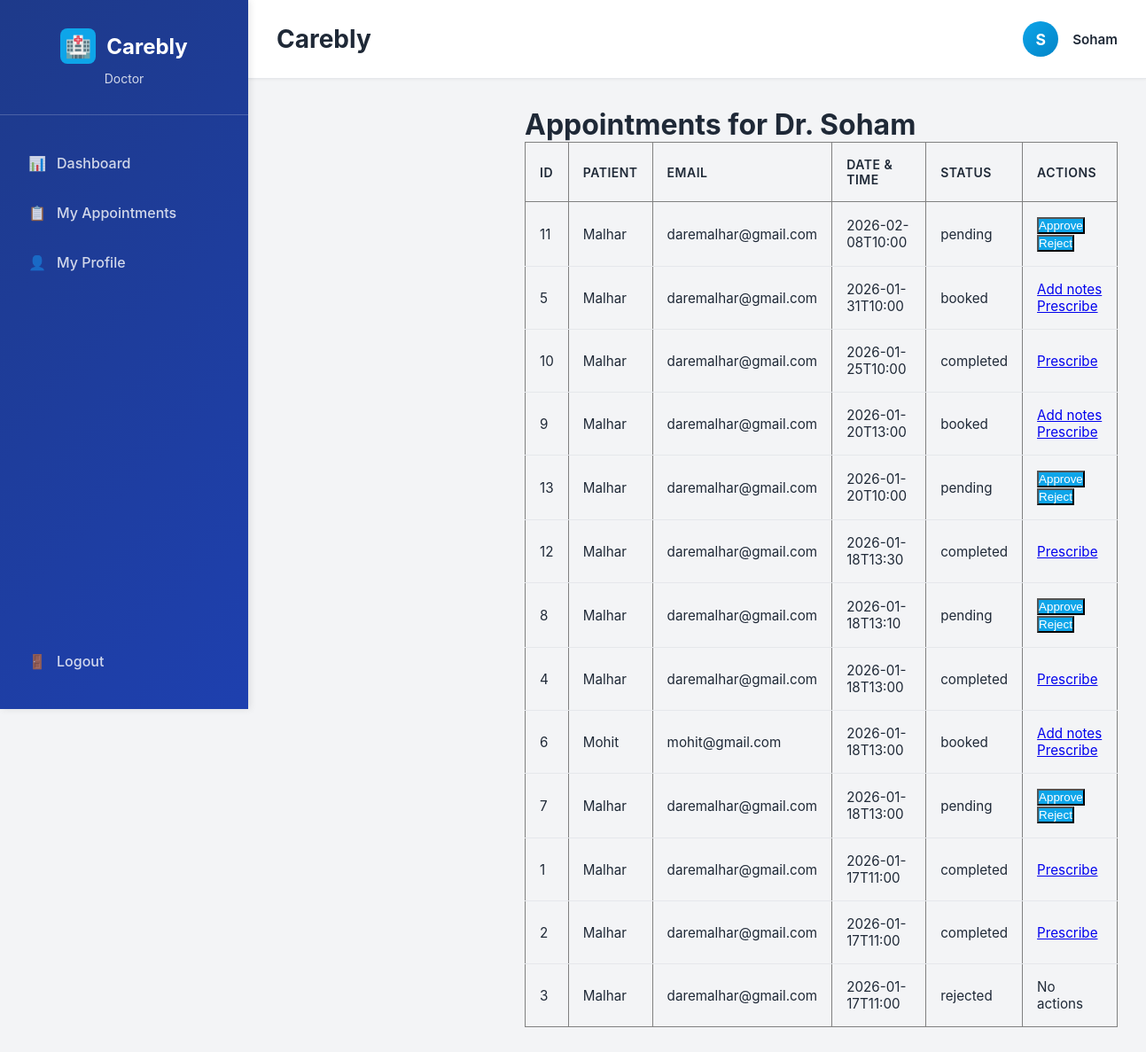
The app's page /appointments/doctor (signed in) with its own data.
### tables this page shows
CREATE TABLE appointments (
    id         INTEGER PRIMARY KEY AUTOINCREMENT,
    doctor_id  INTEGER NOT NULL,
    patient_id INTEGER NOT NULL,
    date_time  TEXT NOT NULL,
    status     TEXT NOT NULL,   -- 'pending','booked','completed','rejected'
    FOREIGN KEY (doctor_id) REFERENCES users(id),
    FOREIGN KEY (patient_id) REFERENCES users(id)
);

CREATE TABLE users (
    id            INTEGER PRIMARY KEY AUTOINCREMENT,
    role          TEXT NOT NULL,              -- 'patient','doctor','admin'
    name          TEXT NOT NULL,
    email         TEXT NOT NULL UNIQUE,
    password      TEXT NOT NULL,
    status        TEXT NOT NULL DEFAULT 'active',
    age           INTEGER,
    gender        TEXT,
    blood_group   TEXT
);

### app.py (the view, shortened to what this page needs)
@app.route("/appointments/doctor", methods=["GET", "POST"])
def doctor_appointments():
    if "user_id" not in session or session["role"] != "doctor":
        return redirect(url_for("login"))
    db = get_db()
    appts = db.execute(
        """
        SELECT a.id, a.date_time, a.status,
               u.name AS patient_name, u.email AS patient_email
        FROM appointments a
        JOIN users u ON a.patient_id = u.id
        WHERE a.doctor_id = ?
        ORDER BY a.date_time DESC
        """,
        (session["user_id"],),
    ).fetchall()
    return render_template("doctor_appointments.html", name=session["name"], appointments=appts)

### app.py (called while the page is built)
def get_db():
    if "db" not in g:
        g.db = sqlite3.connect(DATABASE)
        g.db.row_factory = sqlite3.Row
    return g.db

### templates/doctor_appointments.html (shortened to what this page needs)
{% extends "base.html" %}
{% block content %}
<div class="main-content">
  <h1>Appointments for Dr. {{ name }}</h1>
  {% if appointments %}
    <table border="1" cellpadding="6" cellspacing="0">
      <tr>
        <th>ID</th>
        <th>Patient</th>
        <th>Email</th>
        <th>Date & Time</th>
        <th>Status</th>
        <th>Actions</th>
      </tr>
      {% for a in appointments %}
        <tr>
          <td>{{ a.id }}</td>
          <td>{{ a.patient_name }}</td>
          <td>{{ a.patient_email }}</td>
          <td>{{ a.date_time }}</td>
          <td>{{ a.status }}</td>
          <td>
            {% if a.status == 'pending' %}
              <form method="POST" style="display:inline;">
                <button class="btn-primary" type="submit" name="action" value="approve">Approve</button>
              </form>
              <form method="POST" style="display:inline;">
                <button class="btn-primary" type="submit" name="action" value="reject">Reject</button>
              </form>
            {% elif a.status == 'booked' %}
              <a href="{{ url_for('add_notes', appt_id=a.id) }}">Add notes</a>
              <a href="{{ url_for('prescribe_medicine', appt_id=a.id) }}">Prescribe</a>
            {% elif a.status == 'completed' %}
              <a href="{{ url_for('prescribe_medicine', appt_id=a.id) }}">Prescribe</a>
            {% else %}
              No actions
            {% endif %}
          </td>
        </tr>
      {% endfor %}
    </table>
  {% else %}
    <p>No appointments yet.</p>
  {% endif %}
</div>
{% endblock %}

### templates/base.html (style rules this page uses)
* { margin: 0; padding: 0; box-sizing: border-box; }
:root { --primary-color: #0EA5E9; --primary-dark: #0284C7; --secondary-color: #1E40AF; --success-color: #10B981; --warning-color: #F59E0B; --danger-color: #EF4444; --light-gray: #F3F4F6; --border-gray: #E5E7EB; --text-dark: #1F2937; --text-light: #6B7280; --white: #FFFFFF; --sidebar-bg: #1E3A8A; --sidebar-hover: #1E40AF; }
body { font-family: -apple-system, BlinkMacSystemFont, 'Segoe UI', 'Roboto', 'Oxygen', 'Ubuntu', 'Cantarell', 'Fira Sans', 'Droid Sans', 'Helvetica Neue', sans-serif; background-color: var(--light-gray); color: var(--text-dark); }
.main-content { margin-left: 280px; flex: 1; display: flex; flex-direction: column; }
table { width: 100%; border-collapse: collapse; }
table th { padding: 1rem; text-align: left; font-weight: 600; font-size: 0.875rem; color: var(--text-dark); text-transform: uppercase; letter-spacing: 0.5px; }
table td { padding: 1rem; border-bottom: 1px solid var(--border-gray); font-size: 0.95rem; color: var(--text-dark); }
table tbody tr:last-child td { border-bottom: none; }
.btn-primary { background-color: var(--primary-color); color: var(--white); }

### records on screen
appointments: id "11", patient_name "Malhar", patient_email "daremalhar@gmail.com", date_time "2026-02-08T10:00", status "pending"
appointments: id "5", patient_name "Malhar", patient_email "daremalhar@gmail.com", date_time "2026-01-31T10:00", status "booked"
appointments: id "10", patient_name "Malhar", patient_email "daremalhar@gmail.com", date_time "2026-01-25T10:00", status "completed"
appointments: id "9", patient_name "Malhar", patient_email "daremalhar@gmail.com", date_time "2026-01-20T13:00", status "booked"
appointments: id "13", patient_name "Malhar", patient_email "daremalhar@gmail.com", date_time "2026-01-20T10:00", status "pending"
appointments: id "12", patient_name "Malhar", patient_email "daremalhar@gmail.com", date_time "2026-01-18T13:30", status "completed"
appointments: id "8", patient_name "Malhar", patient_email "daremalhar@gmail.com", date_time "2026-01-18T13:10", status "pending"
appointments: id "4", patient_name "Malhar", patient_email "daremalhar@gmail.com", date_time "2026-01-18T13:00", status "completed"
appointments: id "6", patient_name "Mohit", patient_email "mohit@gmail.com", date_time "2026-01-18T13:00", status "booked"
appointments: id "7", patient_name "Malhar", patient_email "daremalhar@gmail.com", date_time "2026-01-18T13:00", status "pending"
appointments: id "1", patient_name "Malhar", patient_email "daremalhar@gmail.com", date_time "2026-01-17T11:00", status "completed"
appointments: id "2", patient_name "Malhar", patient_email "daremalhar@gmail.com", date_time "2026-01-17T11:00", status "completed"
appointments: id "3", patient_name "Malhar", patient_email "daremalhar@gmail.com", date_time "2026-01-17T11:00", status "rejected", shows "No actions"

### other values on screen
{{ session.get('name', 'U')[0].upper() }} "S"
{{ session.get('name', 'User') }} "Soham"
{{ name }} "Soham"
